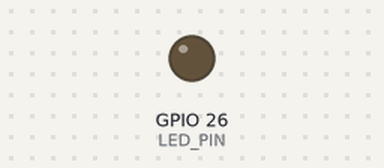
The sketch below on a simulated ESP32. Shown: output pins drawn as LEDs (lit = HIGH).

Above: at 1.2 s.
At 3.4 s:
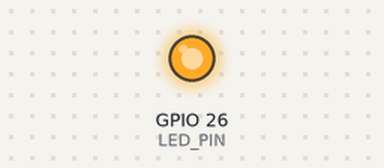
Timing chart, 0 to 9.0 s (numbered marks = the images above):
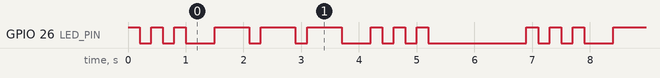

Measured:
- by itself, GPIO 26 (LED_PIN): repeats every 6.9 s: 2 × (LOW 0.20 s, HIGH 0.20 s), LOW 0.50 s, 2 × (HIGH 0.60 s, LOW 0.20 s), HIGH 0.60 s, LOW 0.50 s, 2 × (HIGH 0.20 s, LOW 0.20 s), HIGH 0.20 s, LOW 1.7 s, HIGH 0.20 s
- by itself, everything shown: repeats every 6.9 s, in 18 steps

The sketch:

L01_SOS.ino
```cpp
// Lesson 1 challenge solution: flash SOS in Morse code (... --- ...)

const int LED_PIN = 26;

void flash(int onTime) {
  digitalWrite(LED_PIN, HIGH);
  delay(onTime);
  digitalWrite(LED_PIN, LOW);
  delay(200);
}

void setup() {
  pinMode(LED_PIN, OUTPUT);
}

void loop() {
  flash(200); flash(200); flash(200);   // S
  delay(300);
  flash(600); flash(600); flash(600);   // O
  delay(300);
  flash(200); flash(200); flash(200);   // S
  delay(1500);
}
```
